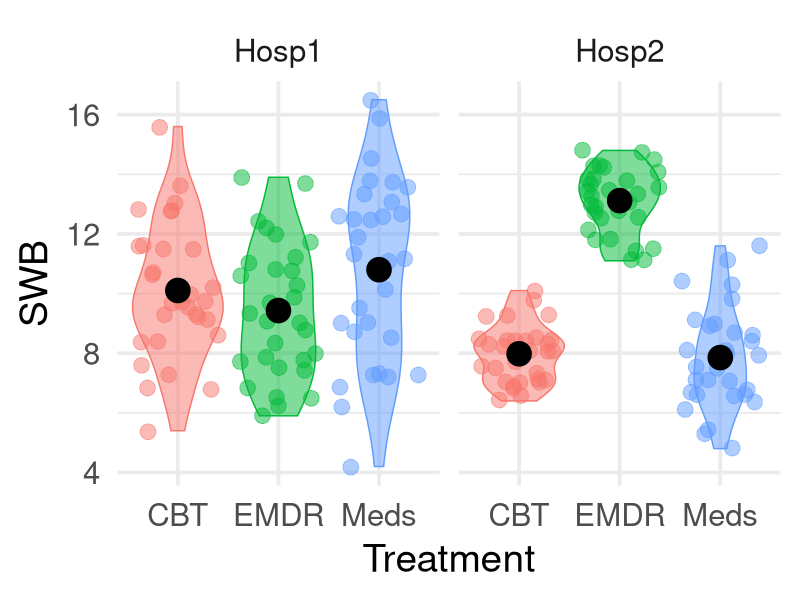
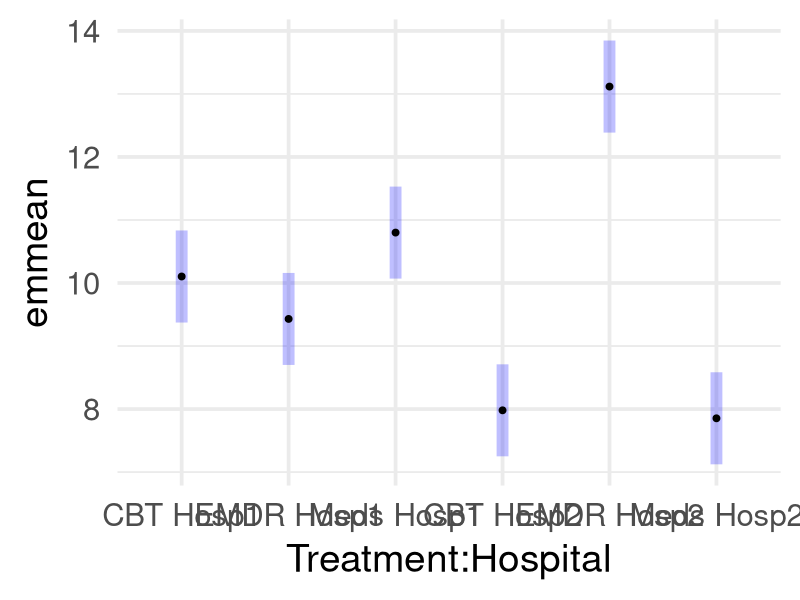
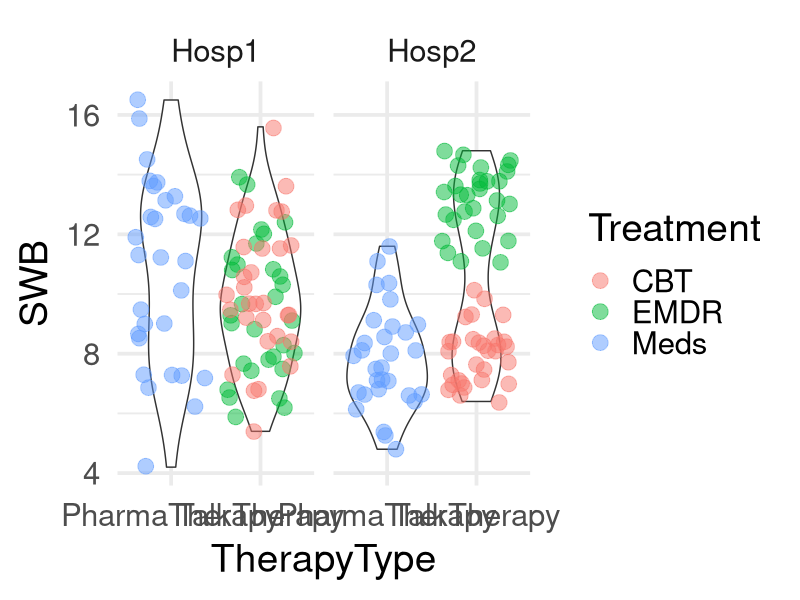

Generate these figures, in order, with R:
## ---- chunk 1
#| label: setup
#| include: false
library(tidyverse)
library(emmeans)
dapr2red <- "#BF1932" 

theme_set(
  theme_minimal(
    base_size = 28
  )
)

hosp <- read_csv("data/hospital.csv") |>
  mutate(
    Treatment = case_when(
      Treatment == 'TreatA' ~ 'Meds',
      Treatment == 'TreatB' ~ 'EMDR',
      Treatment == 'TreatC' ~ 'CBT',
    ),
    Treatment = factor(Treatment),
    Hospital = factor(Hospital),
  )

# get group means
mean_Meds_1 <- mean(filter(hosp, Treatment == 'Meds', Hospital == 'Hosp1')$SWB)
mean_EMDR_1 <- mean(filter(hosp, Treatment == 'EMDR', Hospital == 'Hosp1')$SWB)
mean_CBT_1  <- mean(filter(hosp, Treatment == 'CBT',  Hospital == 'Hosp1')$SWB)
mean_Meds_2 <- mean(filter(hosp, Treatment == 'Meds', Hospital == 'Hosp2')$SWB)
mean_EMDR_2 <- mean(filter(hosp, Treatment == 'EMDR', Hospital == 'Hosp2')$SWB)
mean_CBT_2  <- mean(filter(hosp, Treatment == 'CBT',  Hospital == 'Hosp2')$SWB)
## ---- chunk 2
hosp |>
  ggplot(aes(x = Treatment, y = SWB, colour = Treatment, fill = Treatment)) +
  geom_violin(alpha = 0.5) +
  geom_jitter(alpha = 0.5, size = 5) +
  facet_wrap(~ Hospital) +
  stat_summary(fun = mean, geom = 'point', colour = 'black', size = 8, show.legend = F) +
  theme(legend.position = 'none') +
  NULL
## ---- chunk 3
hosp |>
  head(12)
## ---- chunk 4
contrasts(hosp$Treatment)
## ---- chunk 5
contrasts(hosp$Hospital)
## ---- chunk 6
m1 <- lm(SWB ~ Treatment * Hospital, data = hosp)
## ---- chunk 7
m1_emm <- emmeans(m1, ~ Treatment * Hospital)
m1_emm
## ---- chunk 8
plot(m1_emm) + 
  coord_flip() +
  theme(text = element_text(size=28))
## ---- chunk 9
hosp |>
  mutate(
    TherapyType = ifelse(Treatment == 'Meds', 'PharmaTherapy', 'TalkTherapy')
  ) |>
  ggplot(aes(x = TherapyType, y = SWB)) +
  geom_violin() +
  geom_jitter(aes(colour = Treatment), alpha = 0.5, size = 5) +
  facet_wrap(~ Hospital) +
  NULL
## ---- chunk 10
TherapyType_contr <- c(
  'CBT'  = 1/2,
  'EMDR' = 1/2,
  'Meds' =  -1
)

Hosp_contr <- c(
  'Hosp1' =  1,
  'Hosp2' = -1
)
## ---- chunk 11
(interaction_contr <- outer(TherapyType_contr, Hosp_contr) |> as.vector())
## ---- chunk 12
interaction_contr <- list('TreatmentType:Hospital' = interaction_contr)
## ---- chunk 13
interaction_contr <- list( "TreatmentType:Hospital" =
    c(
        0.5,    # CBT  Hosp1 
        0.5,    # EMDR Hosp1
         -1,    # Meds Hosp1
       -0.5,    # CBT  Hosp2
       -0.5,    # EMDR Hosp2
          1     # Meds Hosp2
    )
)
## ---- chunk 14
(m1_ixn_test <- contrast(m1_emm, interaction_contr))
## ---- chunk 15
(m1_ixn_confint <- confint(m1_ixn_test))
## ---- chunk 16
(hosp_manual <- hosp |>
  group_by(Treatment, Hospital) |>
  summarise(mean_SWB = mean(SWB)) |>
  arrange(Hospital) |>
  ungroup() |>
  mutate(
    `TreatmentType:Hospital` = c(0.5, 0.5, -1, -0.5, -0.5, 1),
    product  = mean_SWB * `TreatmentType:Hospital`
  )) |>
  kableExtra::kable(digits = 2)
## ---- chunk 17
sum(hosp_manual$product)
